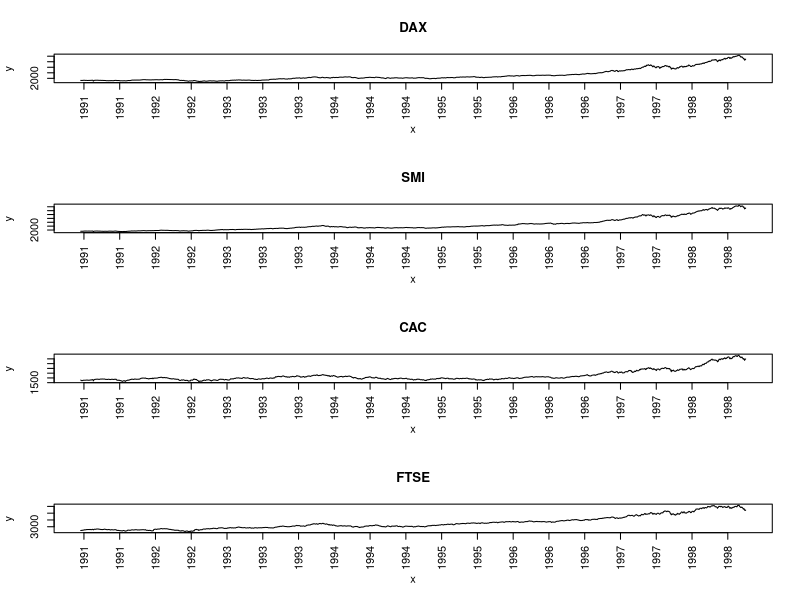
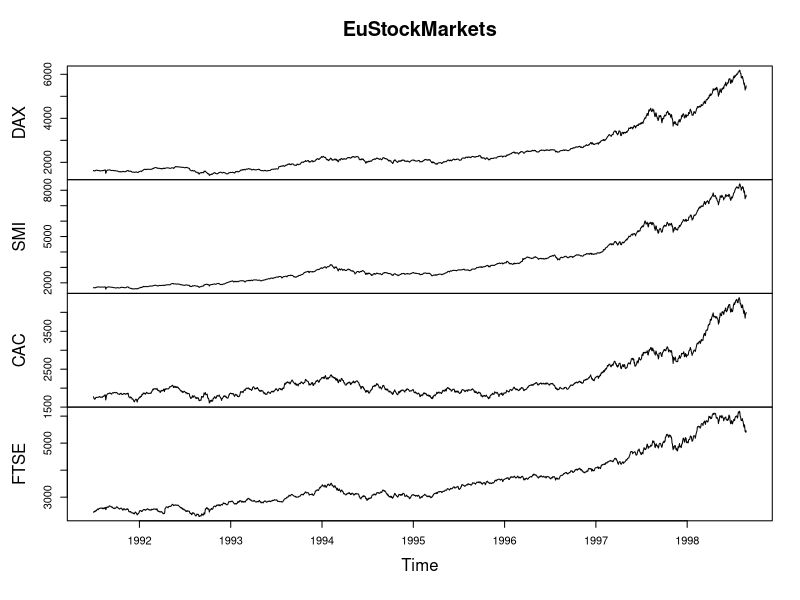
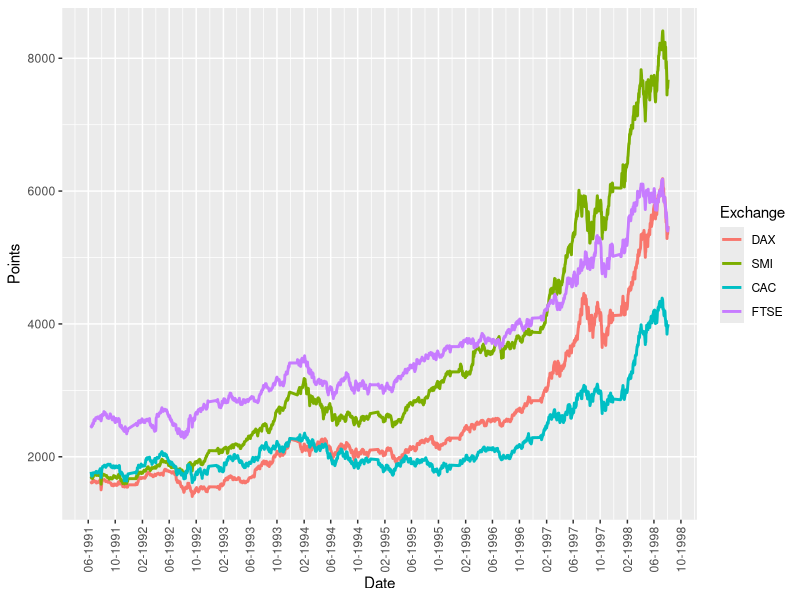
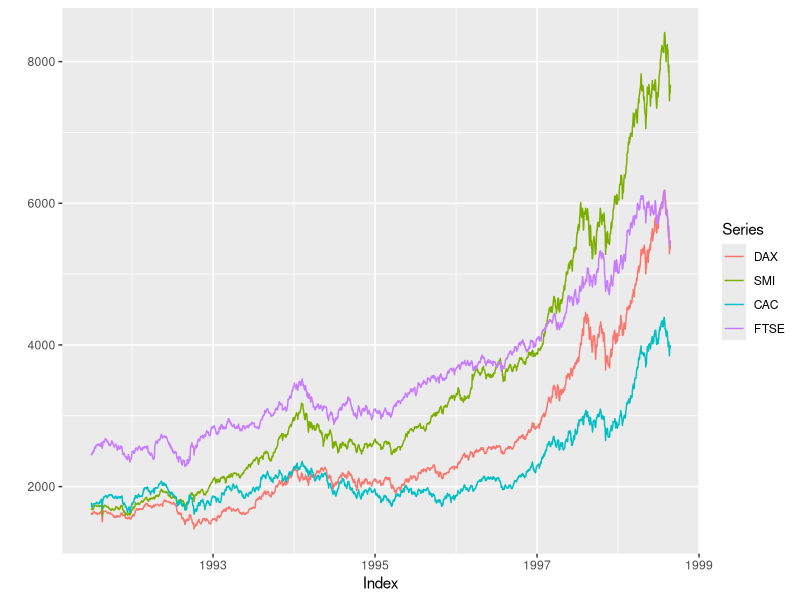

Source code (R) for these figures, in order:
## ---- chunk 1
data(EuStockMarkets)
summary(EuStockMarkets)
class(EuStockMarkets)
## ---- chunk 2
# create a plot with 4 rows and 1 column
par(mfrow=c(4,1)) 
# set x-axis to number of measurements
x <- seq_len(nrow(EuStockMarkets))
for (i in seq_len(ncol(EuStockMarkets))) {
    # plot stock exchange points
    y <- EuStockMarkets[,i]
    # show stock exchange name as heading
    heading <- colnames(EuStockMarkets)[i]
    # create empty plot as template, don't show x-axis
    plot(x, y, type="n", main = heading, xaxt = "n")
    # add actual data to the plot
    lines(x, EuStockMarkets[,i])
    # adjust x tick labels to years
    years <- as.integer(time(EuStockMarkets))
    tick.posis <- seq(10, length(years), by = 100)
    axis(1, at = tick.posis, las = 2, labels = years[tick.posis])
}
## ---- chunk 3
plot(EuStockMarkets)
## ---- chunk 4
scale.value.range <- function(x, old, new) {
   # scale value from interval (min/max) 'old' to 'new'
   scale <- (x - old[1]) / (old[2] - old[1])
   newscale <- new[2] - new[1]
   res <- scale * newscale + new[1]
   return(res)
}
float.to.date <- function(x) {
    # convert a float 'x' (e.g. 1998.1) to its Date representation
    year <- as.integer(x)
    # obtaining the month: consider decimals
    float.val <- x - year
    # months: transform from [0,1) value range to [1,12] value range
    mon.float <- scale.value.range(float.val, c(0,1), c(1,12))
    mon <- as.integer(mon.float)
    date <- get.date(year, mon.float, mon)
    return(date)
}
days.in.month <- function(year, mon) {
    # day: transform based on specific month and year (leap years!)
    date1 <- as.Date(paste(year, mon, 1, sep = "-"))
    date2 <- as.Date(paste(year, mon+1, 1, sep = "-"))
    days <- difftime(date2, date1)
    return(as.numeric(days))
}
get.date <- function(year, mon.float, mon) {
    max.nbr.days <- days.in.month(year, mon)
    day.float <- sapply(seq_along(year), function(x) 
        scale.value.range(mon.float[x] - mon[x], c(0,1), c(1,max.nbr.days[x])))
    day <- as.integer(day.float)
    date.rep <- paste(as.character(year), as.character(mon), 
                as.character(day), sep = "-")
    date <- as.Date(date.rep, format = "%Y-%m-%d")
    return(date)
}

mts.to.df <- function(obj) {
    date <- float.to.date(as.numeric(time(obj)))
    df <- cbind("Date" = date, as.data.frame(obj))
    return(df)
}
library(ggplot2)
df <- mts.to.df(EuStockMarkets)
# go from wide to long format
library(reshape2)
dff <- melt(df, "Date", variable.name = "Exchange", value.name = "Points")
# load scales to format dates on x-axis
library(scales)
ggplot(dff, aes(x = Date, y = Points)) + 
  geom_line(aes(color = Exchange), size = 1) + 
  # use date_breaks to have more frequent labels
  scale_x_date(labels = date_format("%m-%Y"), date_breaks = "4 months") +
  # rotate x-axis labels
  theme(axis.text.x = element_text(angle = 90, vjust = 0.5))
## ---- chunk 5
library(zoo)
zooMarkets <- as.zoo(EuStockMarkets)
#autoplot(zooMarkets) # plot with facets
autoplot(zooMarkets, facet = NULL) # plot without facets
## ---- chunk 6
market.df <- fortify(zooMarkets)
print(head(market.df))
